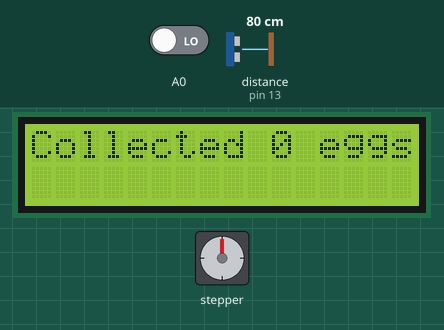
Simulated run of this sketch. Board: Arduino Uno, built with avr-gcc and run on an emulated ATmega328P. Parts: 16×2 character LCD, stepper motor. Inputs (shaded band) come from the test bench; at power-on: distance to the obstacle (sensor on pin 13) 80 cm, A0 LOW. The local clock reads 2024-03-15 10:24:30 at power-on unless the sketch sets it; stepper angles assume 2048 steps per turn; what the sketch prints to the serial monitor is not drawn.

Above: at 1.2 s.
1.3 s: distance to the obstacle (sensor on pin 13) set to 2 cm
4.3 s: distance to the obstacle (sensor on pin 13) set to 60 cm
At 5.4 s:
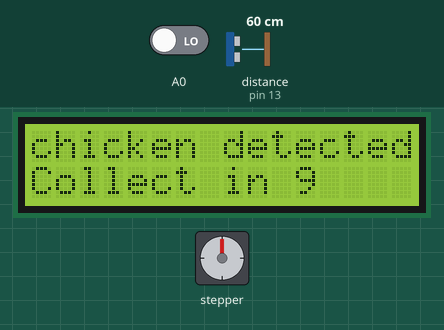
At 15.68 s:
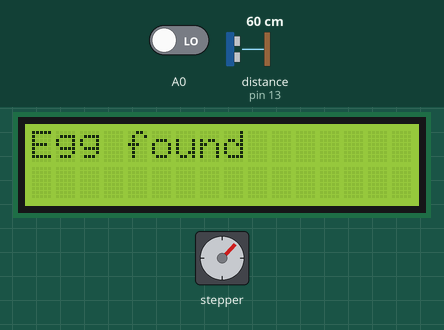
Timing chart, 0 to 15.8 s (numbered marks = the images above; inputs shaded):
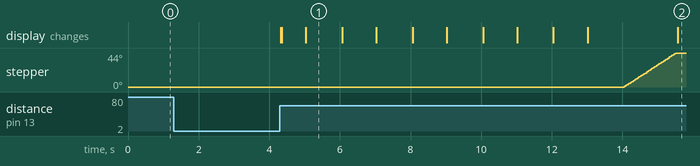

The sketch:

QUIZ.ino
```cpp
#include <Ultrasonic.h>
#include <LiquidCrystal_I2C.h>
#include "RTClib.h"
#include <Stepper.h>


int distance;
int previousDistance = 100;
int state = 0;
int eggCollected = 0;
const int stepsPerRevolution = 2048;
float stepPerangle = 5.66111111;

RTC_DS3231 rtc;
LiquidCrystal_I2C lcd(0x27,16,2);
Ultrasonic ultrasonic(12, 13);
Stepper myStepper(stepsPerRevolution, 2, 4, 3, 5);


void setup() {
  //setup peripherals
  lcd.init();
  lcd.clear();
  lcd.backlight();
  Serial.begin(115200);
  myStepper.setSpeed(5);

  if (!rtc.begin()) {
    lcd.setCursor(0, 0);
    lcd.print("RTC Not Found!");
    Serial.println("Couldn't find RTC module.");
    while (1);
  }

  //Pin for IR sensor
  pinMode(A0, INPUT);
}

void loop() {
  //State 0 waiting for ducks
  if(state == 0){
    lcd.clear();
    lcd.setCursor(0,0);
    lcd.print("Collected ");
    lcd.print(eggCollected, DEC);
    lcd.print(" eggs");

    distance = ultrasonic.read();
    //Only collect if no duck is present
    if(previousDistance <= 15 && distance > previousDistance && distance > 50){
      lcd.clear();
      lcd.setCursor(0,0);
      lcd.println("chicken detected");
      state = 1;
      return;
    }
    previousDistance = distance;
    delay(100);

  }

  //State 1 collects eggs
  if(state == 1){
    previousDistance = 1000;
    TimeSpan delayS(0, 0, 0, 10);
    DateTime now = rtc.now();
    DateTime after = now+delayS;
    lcd.setCursor(0,1);
    lcd.println("Collect in ");

    while(now < after){
      // Serial.println("test2");
      TimeSpan different = after-now;
      int seconds = different.seconds();
      lcd.setCursor(11,1);
      lcd.print(seconds, DEC);
      if(seconds < 10)
        lcd.print(" ");
      delay(50);
      now = rtc.now();
    }

    myStepper.step(45*stepPerangle);
    int nowMilli = millis();
    int nextMilli = nowMilli + 5000;
    lcd.clear();
    lcd.setCursor(0,0);
    lcd.print("Waiting for egg");

    bool foundEgg = false;
    //Non blocking delay for detecting eggs
    while(nowMilli < nextMilli){
      if(digitalRead(A0) == LOW){
        foundEgg = true;
        break;
      }
      nowMilli = millis();
    }
    lcd.clear();
    if(!foundEgg){
      Serial.print("Egg not found! -");
      lcd.setCursor(0,0);
      lcd.print("No egg found");
      delay(1000);
    }else{
      eggCollected++;
      Serial.print("Egg found! Total ");
      Serial.print(eggCollected);
      Serial.print(" -");
      lcd.setCursor(0,0);
      lcd.print("Egg found");
      delay(1000);
    }

    DateTime stamp = rtc.now();
    Serial.print(stamp.hour(), DEC);
    Serial.print(':');
    if (stamp.minute() < 10) Serial.print('0');
    Serial.print(stamp.minute(), DEC);
    Serial.print(':');
    if (stamp.second() < 10) Serial.print('0');
    Serial.print(stamp.second(), DEC);

    Serial.println();

    myStepper.step(-45*stepPerangle);
    state = 0;
  }
}
```

Measured:
- after the input at 1.3 s, every drawn part: stays the same
- after the input at 4.3 s, stepper: keeps turning clockwise at about 30°/s, starting after 9.8 s; the display: first changes at once (image 1 shows a later state)
